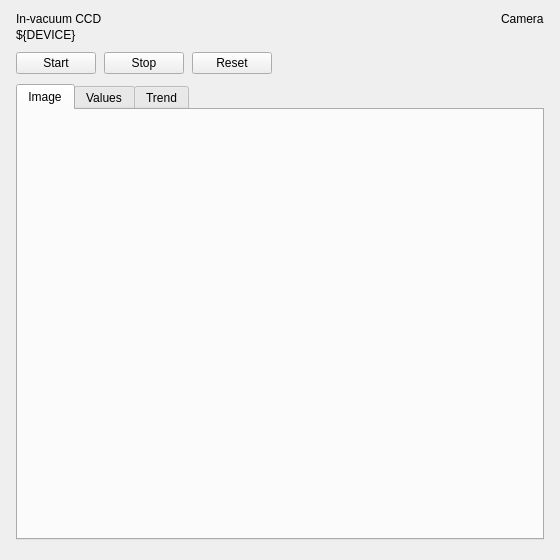
<?xml version="1.0" encoding="UTF-8"?>
<!--
  In-vacuum CCD panel for a Camera device: commands, values, trend and image.
  Macros: DEVICE (the Tango device name)
  Open with a PyDMRelatedDisplayButton: filename "panels/camera/panel.ui", macros {"DEVICE": "..."}
-->
<ui version="4.0">
 <class>CameraPanel</class>
 <widget class="QWidget" name="CameraPanel">
  <property name="geometry">
   <rect>
    <x>0</x>
    <y>0</y>
    <width>560</width>
    <height>560</height>
   </rect>
  </property>
  <property name="windowTitle">
   <string>In-vacuum CCD ${DEVICE}</string>
  </property>
  <layout class="QVBoxLayout" name="main_layout">
   <property name="spacing">
    <number>10</number>
   </property>
   <property name="leftMargin">
    <number>16</number>
   </property>
   <property name="topMargin">
    <number>12</number>
   </property>
   <property name="rightMargin">
    <number>16</number>
   </property>
   <property name="bottomMargin">
    <number>10</number>
   </property>
   <item>
    <layout class="QHBoxLayout" name="header_layout">
     <property name="spacing">
      <number>12</number>
     </property>
     <property name="leftMargin">
      <number>0</number>
     </property>
     <property name="topMargin">
      <number>0</number>
     </property>
     <property name="rightMargin">
      <number>0</number>
     </property>
     <property name="bottomMargin">
      <number>0</number>
     </property>
     <item>
      <layout class="QVBoxLayout" name="titles_layout">
       <property name="spacing">
        <number>2</number>
       </property>
       <property name="leftMargin">
        <number>0</number>
       </property>
       <property name="topMargin">
        <number>0</number>
       </property>
       <property name="rightMargin">
        <number>0</number>
       </property>
       <property name="bottomMargin">
        <number>0</number>
       </property>
       <item>
        <widget class="QLabel" name="title">
         <property name="text">
          <string>In-vacuum CCD</string>
         </property>
         <property name="mbiRole" stdset="0">
          <string>title</string>
         </property>
        </widget>
       </item>
       <item>
        <widget class="QLabel" name="subtitle">
         <property name="text">
          <string>${DEVICE}</string>
         </property>
         <property name="textInteractionFlags">
          <set>Qt::TextSelectableByMouse</set>
         </property>
         <property name="mbiRole" stdset="0">
          <string>subheading</string>
         </property>
        </widget>
       </item>
      </layout>
     </item>
     <item>
      <spacer name="spacer">
       <property name="orientation">
        <enum>Qt::Horizontal</enum>
       </property>
       <property name="sizeHint" stdset="0">
        <size>
         <width>0</width>
         <height>0</height>
        </size>
       </property>
      </spacer>
     </item>
     <item alignment="Qt::AlignTop">
      <widget class="QLabel" name="device_class">
       <property name="text">
        <string>Camera</string>
       </property>
       <property name="mbiRole" stdset="0">
        <string>caption</string>
       </property>
      </widget>
     </item>
    </layout>
   </item>
   <item>
    <layout class="QHBoxLayout" name="commands_layout">
     <property name="spacing">
      <number>8</number>
     </property>
     <property name="leftMargin">
      <number>0</number>
     </property>
     <property name="topMargin">
      <number>0</number>
     </property>
     <property name="rightMargin">
      <number>0</number>
     </property>
     <property name="bottomMargin">
      <number>0</number>
     </property>
     <item>
      <widget class="PyDMPushButton" name="start_command">
       <property name="text">
        <string>Start</string>
       </property>
       <property name="toolTip">
        <string>tango://${DEVICE}/Start</string>
       </property>
       <property name="channel" stdset="0">
        <string>tango://${DEVICE}/Start</string>
       </property>
       <property name="pressValue" stdset="0">
        <string>1</string>
       </property>
       <property name="mbiRole" stdset="0">
        <string>primary</string>
       </property>
      </widget>
     </item>
     <item>
      <widget class="PyDMPushButton" name="stop_command">
       <property name="text">
        <string>Stop</string>
       </property>
       <property name="toolTip">
        <string>tango://${DEVICE}/Stop</string>
       </property>
       <property name="channel" stdset="0">
        <string>tango://${DEVICE}/Stop</string>
       </property>
       <property name="pressValue" stdset="0">
        <string>1</string>
       </property>
      </widget>
     </item>
     <item>
      <widget class="PyDMPushButton" name="reset_command">
       <property name="text">
        <string>Reset</string>
       </property>
       <property name="toolTip">
        <string>tango://${DEVICE}/Reset</string>
       </property>
       <property name="channel" stdset="0">
        <string>tango://${DEVICE}/Reset</string>
       </property>
       <property name="pressValue" stdset="0">
        <string>1</string>
       </property>
      </widget>
     </item>
     <item>
      <spacer name="spacer_2">
       <property name="orientation">
        <enum>Qt::Horizontal</enum>
       </property>
       <property name="sizeHint" stdset="0">
        <size>
         <width>0</width>
         <height>0</height>
        </size>
       </property>
      </spacer>
     </item>
    </layout>
   </item>
   <item>
    <widget class="QTabWidget" name="tabs">
     <property name="currentIndex">
      <number>0</number>
     </property>
     <widget class="QWidget" name="image_tab">
      <attribute name="title">
       <string>Image</string>
      </attribute>
      <layout class="QVBoxLayout" name="image_layout">
       <property name="leftMargin">
        <number>6</number>
       </property>
       <property name="topMargin">
        <number>6</number>
       </property>
       <property name="rightMargin">
        <number>6</number>
       </property>
       <property name="bottomMargin">
        <number>6</number>
       </property>
       <item>
        <widget class="PyDMImageView" name="image">
         <property name="toolTip">
          <string>tango://${DEVICE}/image</string>
         </property>
         <property name="imageChannel" stdset="0">
          <string>tango://${DEVICE}/image</string>
         </property>
         <property name="readingOrder" stdset="0">
          <enum>PyDMImageView::Clike</enum>
         </property>
         <property name="colorMap" stdset="0">
          <enum>PyDMImageView::Inferno</enum>
         </property>
         <property name="normalizeData" stdset="0">
          <bool>true</bool>
         </property>
        </widget>
       </item>
      </layout>
     </widget>
     <widget class="QWidget" name="values_tab">
      <attribute name="title">
       <string>Values</string>
      </attribute>
      <layout class="QGridLayout" name="values_layout">
       <property name="spacing">
        <number>8</number>
       </property>
       <property name="leftMargin">
        <number>12</number>
       </property>
       <property name="topMargin">
        <number>12</number>
       </property>
       <property name="rightMargin">
        <number>12</number>
       </property>
       <property name="bottomMargin">
        <number>12</number>
       </property>
       <item row="0" column="0">
        <widget class="QLabel" name="attribute_heading">
         <property name="text">
          <string>Attribute</string>
         </property>
         <property name="mbiRole" stdset="0">
          <string>caption</string>
         </property>
        </widget>
       </item>
       <item row="0" column="1">
        <widget class="QLabel" name="value_heading">
         <property name="text">
          <string>Value</string>
         </property>
         <property name="alignment">
          <set>Qt::AlignRight|Qt::AlignVCenter</set>
         </property>
         <property name="mbiRole" stdset="0">
          <string>caption</string>
         </property>
        </widget>
       </item>
       <item row="0" column="2">
        <widget class="QLabel" name="setpoint_heading">
         <property name="text">
          <string>Setpoint</string>
         </property>
         <property name="mbiRole" stdset="0">
          <string>caption</string>
         </property>
        </widget>
       </item>
       <item row="1" column="0">
        <widget class="QLabel" name="frame_number_label">
         <property name="text">
          <string>Frame number</string>
         </property>
        </widget>
       </item>
       <item row="1" column="1">
        <widget class="PyDMLabel" name="frame_number">
         <property name="minimumSize">
          <size>
           <width>130</width>
           <height>0</height>
          </size>
         </property>
         <property name="toolTip">
          <string>tango://${DEVICE}/frame_number</string>
         </property>
         <property name="alignment">
          <set>Qt::AlignRight|Qt::AlignVCenter</set>
         </property>
         <property name="mbiRole" stdset="0">
          <string>value</string>
         </property>
         <property name="showUnits" stdset="0">
          <bool>true</bool>
         </property>
         <property name="channel" stdset="0">
          <string>tango://${DEVICE}/frame_number</string>
         </property>
        </widget>
       </item>
       <item row="2" column="0">
        <widget class="QLabel" name="max_counts_label">
         <property name="text">
          <string>Maximum counts</string>
         </property>
        </widget>
       </item>
       <item row="2" column="1">
        <widget class="PyDMLabel" name="max_counts">
         <property name="minimumSize">
          <size>
           <width>130</width>
           <height>0</height>
          </size>
         </property>
         <property name="toolTip">
          <string>tango://${DEVICE}/max_counts</string>
         </property>
         <property name="alignment">
          <set>Qt::AlignRight|Qt::AlignVCenter</set>
         </property>
         <property name="mbiRole" stdset="0">
          <string>value</string>
         </property>
         <property name="showUnits" stdset="0">
          <bool>true</bool>
         </property>
         <property name="channel" stdset="0">
          <string>tango://${DEVICE}/max_counts</string>
         </property>
        </widget>
       </item>
       <item row="3" column="0">
        <widget class="QLabel" name="exposure_time_label">
         <property name="text">
          <string>Exposure time</string>
         </property>
        </widget>
       </item>
       <item row="3" column="1">
        <widget class="PyDMLabel" name="exposure_time">
         <property name="minimumSize">
          <size>
           <width>130</width>
           <height>0</height>
          </size>
         </property>
         <property name="toolTip">
          <string>tango://${DEVICE}/exposure_time</string>
         </property>
         <property name="alignment">
          <set>Qt::AlignRight|Qt::AlignVCenter</set>
         </property>
         <property name="mbiRole" stdset="0">
          <string>value</string>
         </property>
         <property name="showUnits" stdset="0">
          <bool>true</bool>
         </property>
         <property name="channel" stdset="0">
          <string>tango://${DEVICE}/exposure_time</string>
         </property>
        </widget>
       </item>
       <item row="3" column="2">
        <widget class="PyDMLineEdit" name="exposure_time_setpoint">
         <property name="toolTip">
          <string>tango://${DEVICE}/exposure_time</string>
         </property>
         <property name="minimumSize">
          <size>
           <width>110</width>
           <height>0</height>
          </size>
         </property>
         <property name="channel" stdset="0">
          <string>tango://${DEVICE}/exposure_time?w_value</string>
         </property>
         <property name="showUnits" stdset="0">
          <bool>true</bool>
         </property>
        </widget>
       </item>
       <item row="4" column="0">
        <widget class="QLabel" name="sensor_temperature_label">
         <property name="text">
          <string>Sensor temperature</string>
         </property>
        </widget>
       </item>
       <item row="4" column="1">
        <widget class="PyDMLabel" name="sensor_temperature">
         <property name="minimumSize">
          <size>
           <width>130</width>
           <height>0</height>
          </size>
         </property>
         <property name="toolTip">
          <string>tango://${DEVICE}/sensor_temperature</string>
         </property>
         <property name="alignment">
          <set>Qt::AlignRight|Qt::AlignVCenter</set>
         </property>
         <property name="mbiRole" stdset="0">
          <string>value</string>
         </property>
         <property name="showUnits" stdset="0">
          <bool>true</bool>
         </property>
         <property name="channel" stdset="0">
          <string>tango://${DEVICE}/sensor_temperature</string>
         </property>
        </widget>
       </item>
       <item row="5" column="0">
        <widget class="QLabel" name="temperature_setpoint_label">
         <property name="text">
          <string>Temperature setpoint</string>
         </property>
        </widget>
       </item>
       <item row="5" column="1">
        <widget class="PyDMLabel" name="temperature_setpoint">
         <property name="minimumSize">
          <size>
           <width>130</width>
           <height>0</height>
          </size>
         </property>
         <property name="toolTip">
          <string>tango://${DEVICE}/temperature_setpoint</string>
         </property>
         <property name="alignment">
          <set>Qt::AlignRight|Qt::AlignVCenter</set>
         </property>
         <property name="mbiRole" stdset="0">
          <string>value</string>
         </property>
         <property name="showUnits" stdset="0">
          <bool>true</bool>
         </property>
         <property name="channel" stdset="0">
          <string>tango://${DEVICE}/temperature_setpoint</string>
         </property>
        </widget>
       </item>
       <item row="5" column="2">
        <widget class="PyDMLineEdit" name="temperature_setpoint_setpoint">
         <property name="toolTip">
          <string>tango://${DEVICE}/temperature_setpoint</string>
         </property>
         <property name="minimumSize">
          <size>
           <width>110</width>
           <height>0</height>
          </size>
         </property>
         <property name="channel" stdset="0">
          <string>tango://${DEVICE}/temperature_setpoint?w_value</string>
         </property>
         <property name="showUnits" stdset="0">
          <bool>true</bool>
         </property>
        </widget>
       </item>
       <item row="6" column="0">
        <spacer name="spacer_3">
         <property name="orientation">
          <enum>Qt::Vertical</enum>
         </property>
         <property name="sizeHint" stdset="0">
          <size>
           <width>0</width>
           <height>0</height>
          </size>
         </property>
        </spacer>
       </item>
       <item row="0" column="3">
        <spacer name="spacer_4">
         <property name="orientation">
          <enum>Qt::Horizontal</enum>
         </property>
         <property name="sizeHint" stdset="0">
          <size>
           <width>0</width>
           <height>0</height>
          </size>
         </property>
        </spacer>
       </item>
      </layout>
     </widget>
     <widget class="QWidget" name="trend_tab">
      <attribute name="title">
       <string>Trend</string>
      </attribute>
      <layout class="QVBoxLayout" name="trend_layout">
       <property name="leftMargin">
        <number>6</number>
       </property>
       <property name="topMargin">
        <number>6</number>
       </property>
       <property name="rightMargin">
        <number>6</number>
       </property>
       <property name="bottomMargin">
        <number>6</number>
       </property>
       <item>
        <widget class="PyDMTimePlot" name="trend">
         <property name="toolTip">
          <string>Last 10 minutes; right click for options</string>
         </property>
         <property name="yAxes" stdset="0">
          <stringlist>
           <string>{"name": "Temperature", "orientation": "left", "label": "Temperature", "minRange": -1.0, "maxRange": 1.0, "autoRange": true, "logMode": false}</string>
           <string>{"name": "Counts", "orientation": "right", "label": "Counts", "minRange": -1.0, "maxRange": 1.0, "autoRange": true, "logMode": false}</string>
          </stringlist>
         </property>
         <property name="curves" stdset="0">
          <stringlist>
           <string>{"channel": "tango://${DEVICE}/sensor_temperature", "plot_style": null, "name": "Sensor temperature", "color": "#2ab5dd", "lineStyle": 1, "lineWidth": 2, "symbol": null, "symbolSize": 10, "yAxisName": "Temperature", "barWidth": null, "upperThreshold": null, "lowerThreshold": null, "thresholdColor": "white"}</string>
           <string>{"channel": "tango://${DEVICE}/max_counts", "plot_style": null, "name": "Maximum counts", "color": "#cf0eee", "lineStyle": 1, "lineWidth": 2, "symbol": null, "symbolSize": 10, "yAxisName": "Counts", "barWidth": null, "upperThreshold": null, "lowerThreshold": null, "thresholdColor": "white"}</string>
          </stringlist>
         </property>
         <property name="timeSpan" stdset="0">
          <double>600.0</double>
         </property>
         <property name="updateInterval" stdset="0">
          <double>1.0</double>
         </property>
         <property name="showLegend" stdset="0">
          <bool>true</bool>
         </property>
         <property name="showXGrid" stdset="0">
          <bool>true</bool>
         </property>
         <property name="showYGrid" stdset="0">
          <bool>true</bool>
         </property>
         <property name="backgroundColor" stdset="0">
          <color alpha="255">
           <red>43</red>
           <green>47</green>
           <blue>64</blue>
          </color>
         </property>
         <property name="axisColor" stdset="0">
          <color alpha="255">
           <red>164</red>
           <green>168</green>
           <blue>184</blue>
          </color>
         </property>
        </widget>
       </item>
      </layout>
     </widget>
    </widget>
   </item>
   <item>
    <widget class="MbiDeviceFooter" name="footer">
     <property name="device" stdset="0">
      <string>${DEVICE}</string>
     </property>
    </widget>
   </item>
  </layout>
 </widget>
 <customwidgets>
  <customwidget>
   <class>MbiDeviceFooter</class>
   <extends>QWidget</extends>
   <header>pydm_mbi.widgets.footer</header>
  </customwidget>
  <customwidget>
   <class>PyDMImageView</class>
   <extends>QWidget</extends>
   <header>pydm.widgets.image</header>
  </customwidget>
  <customwidget>
   <class>PyDMLabel</class>
   <extends>QLabel</extends>
   <header>pydm.widgets.label</header>
  </customwidget>
  <customwidget>
   <class>PyDMLineEdit</class>
   <extends>QLineEdit</extends>
   <header>pydm.widgets.line_edit</header>
  </customwidget>
  <customwidget>
   <class>PyDMPushButton</class>
   <extends>QPushButton</extends>
   <header>pydm.widgets.pushbutton</header>
  </customwidget>
  <customwidget>
   <class>PyDMTimePlot</class>
   <extends>QGraphicsView</extends>
   <header>pydm.widgets.timeplot</header>
  </customwidget>
 </customwidgets>
 <resources />
 <connections />
</ui>
